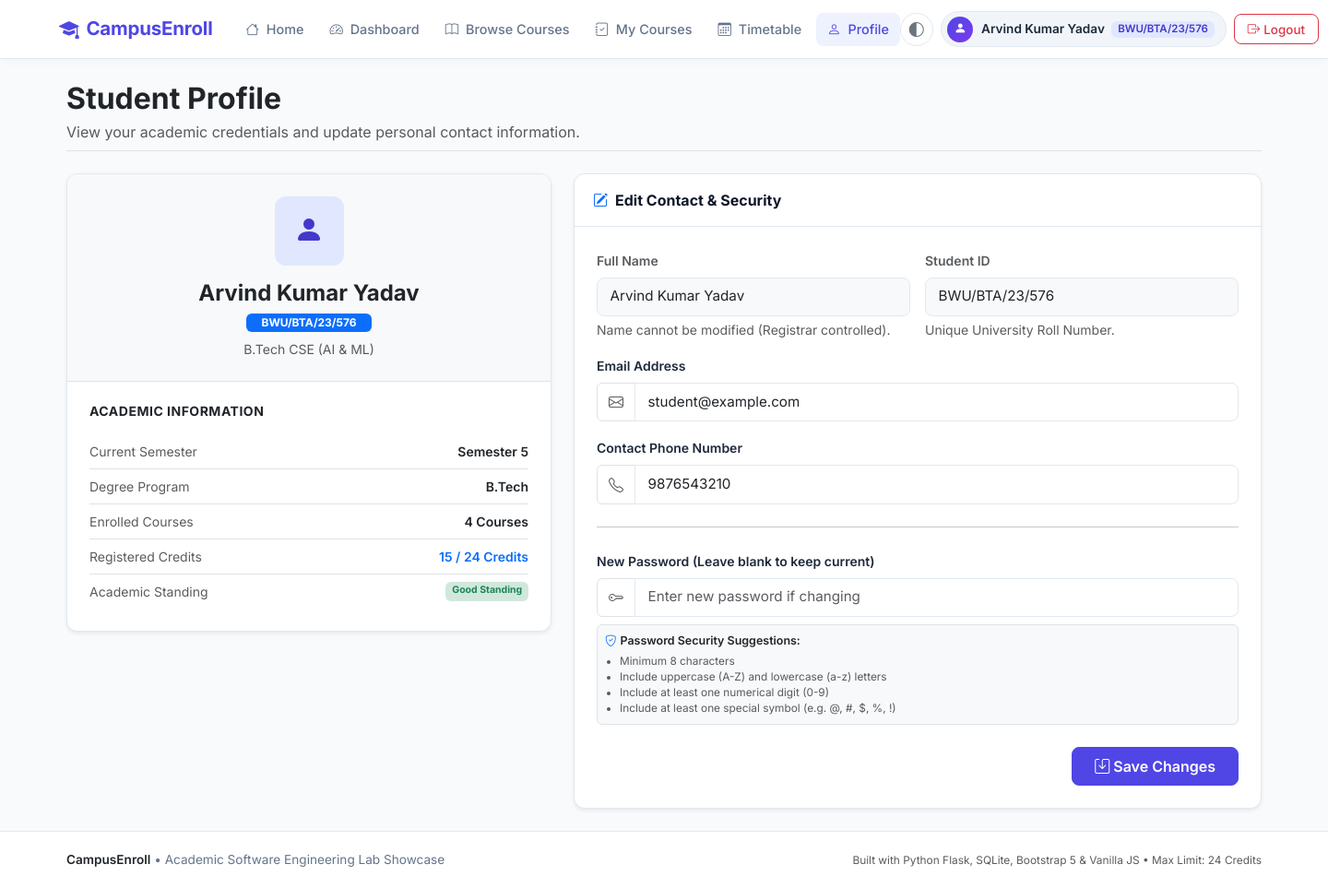
Page /profile (signed in) on the committed database.
### tables this page shows
CREATE TABLE students (
    id INTEGER PRIMARY KEY AUTOINCREMENT,
    student_id TEXT UNIQUE NOT NULL,
    name TEXT NOT NULL,
    email TEXT UNIQUE NOT NULL,
    password TEXT NOT NULL,
    department TEXT NOT NULL,
    semester INTEGER NOT NULL,
    phone TEXT
);

### app.py (the view, shortened to what this page needs)
@app.route('/profile', methods=['GET', 'POST'])
@student_required
def profile():
    student_id = session['user_id']
    conn = get_db()
    student = conn.execute("SELECT * FROM students WHERE id = ?", (student_id,)).fetchone()
    stats = conn.execute("""
        SELECT COUNT(r.id) as course_count, COALESCE(SUM(c.credits), 0) as total_credits
        FROM registrations r
        JOIN courses c ON r.course_id = c.id
        WHERE r.student_id = ?
    """, (student_id,)).fetchone()
    conn.close()
    return render_template('profile.html', student=student, stats=stats)

### templates/profile.html (shortened to what this page needs)
{% extends 'base.html' %}
{% block content %}
<div class="mb-4 pb-2 border-bottom">
    <h2 class="fw-bold text-dark mb-1">Student Profile</h2>
    <p class="text-muted mb-0">View your academic credentials and update personal contact information.</p>
</div>
<div class="row g-4">
    <div class="col-lg-5">
        <div class="app-card shadow-sm mb-4">
            <div class="p-4 text-center border-bottom bg-light">
                <div class="stat-icon stat-icon-indigo mx-auto mb-3" style="width: 75px; height: 75px; font-size: 2rem;">
                    <i class="bi bi-person-fill"></i>
                </div>
                <h4 class="fw-bold text-dark mb-1">{{ student.name }}</h4>
                <div class="badge bg-primary px-3 py-1 mb-2">{{ student.student_id }}</div>
                <div class="text-muted small">{{ student.department }}</div>
            </div>
            <div class="p-4">
                <h6 class="fw-bold text-dark mb-3 text-uppercase small" style="letter-spacing: 0.5px;">Academic Information</h6>
                <ul class="list-group list-group-flush small">
                    <li class="list-group-item d-flex justify-content-between px-0 py-2">
                        <span class="text-muted">Current Semester</span>
                        <span class="fw-semibold">Semester {{ student.semester }}</span>
                    </li>
                    <li class="list-group-item d-flex justify-content-between px-0 py-2">
                        <span class="text-muted">Degree Program</span>
                        <span class="fw-semibold">B.Tech</span>
                    </li>
                    <li class="list-group-item d-flex justify-content-between px-0 py-2">
                        <span class="text-muted">Enrolled Courses</span>
                        <span class="fw-semibold">{{ stats.course_count }} Courses</span>
                    </li>
                    <li class="list-group-item d-flex justify-content-between px-0 py-2">
                        <span class="text-muted">Registered Credits</span>
                        <span class="fw-semibold text-primary">{{ stats.total_credits }} / {{ MAX_CREDIT_LIMIT }} Credits</span>
                    </li>
                    <li class="list-group-item d-flex justify-content-between px-0 py-2">
                        <span class="text-muted">Academic Standing</span>
                        <span class="badge bg-success-subtle text-success">Good Standing</span>
                    </li>
                </ul>
            </div>
        </div>
    </div>
    <div class="col-lg-7">
        <div class="app-card shadow-sm">
            <div class="card-header-clean">
                <span class="fw-bold"><i class="bi bi-pencil-square text-primary me-2"></i>Edit Contact &amp; Security</span>
            </div>
            <div class="p-4">
                <form method="POST" action="{{ url_for('profile') }}">
                    <div class="row g-3 mb-3">
                        <div class="col-sm-6">
                            <label class="form-label small fw-semibold text-muted">Full Name</label>
                            <input type="text" class="form-control bg-light" value="{{ student.name }}" disabled>
                            <div class="form-text">Name cannot be modified (Registrar controlled).</div>
                        </div>
                        <div class="col-sm-6">
                            <label class="form-label small fw-semibold text-muted">Student ID</label>
                            <input type="text" class="form-control bg-light" value="{{ student.student_id }}" disabled>
                            <div class="form-text">Unique University Roll Number.</div>
                        </div>
                    </div>
                    <div class="mb-3">
                        <label for="email" class="form-label small fw-semibold">Email Address</label>
                        <div class="input-group">
                            <span class="input-group-text bg-white text-muted"><i class="bi bi-envelope"></i></span>
                            <input type="email" class="form-control" id="email" name="email" value="{{ student.email }}" required>
                        </div>
                    </div>
                    <div class="mb-3">
                        <label for="phone" class="form-label small fw-semibold">Contact Phone Number</label>
                        <div class="input-group">
                            <span class="input-group-text bg-white text-muted"><i class="bi bi-telephone"></i></span>
                            <input type="text" class="form-control" id="phone" name="phone" value="{{ student.phone or '' }}" placeholder="Enter 10-digit mobile number">
                        </div>
                    </div>
                    <hr class="my-4">
                    <div class="mb-4">
                        <label for="password" class="form-label small fw-semibold">New Password (Leave blank to keep current)</label>
                        <div class="input-group">
                            <span class="input-group-text bg-white text-muted"><i class="bi bi-key"></i></span>
                            <input type="password" class="form-control" id="password" name="password" placeholder="Enter new password if changing">
                        </div>
                        <div class="password-suggestions mt-2 p-2 rounded bg-light border small text-muted">
                            <div class="fw-semibold text-dark mb-1" style="font-size: 0.78rem;">
                                <i class="bi bi-shield-check text-primary me-1"></i>Password Security Suggestions:
                            </div>
                            <ul class="mb-0 ps-3" style="font-size: 0.74rem; line-height: 1.45;">
                                <li>Minimum 8 characters</li>
                                <li>Include uppercase (A-Z) and lowercase (a-z) letters</li>
                                <li>Include at least one numerical digit (0-9)</li>
                                <li>Include at least one special symbol (e.g. @, #, $, %, !)</li>
                            </ul>
                        </div>
                    </div>
                    <div class="d-flex justify-content-end">
                        <button type="submit" class="btn btn-primary px-4 fw-semibold">
                            <i class="bi bi-save me-1"></i> Save Changes
                        </button>
                    </div>
                </form>
            </div>
        </div>
    </div>
</div>
{% endblock %}

### templates/base.html (shortened to what this page needs)
<!DOCTYPE html>
<html lang="en">
<head>
    <link href="https://cdn.jsdelivr.net/npm/bootstrap@5.3.3/dist/css/bootstrap.min.css" rel="stylesheet">
    <link href="https://cdn.jsdelivr.net/npm/bootstrap-icons@1.11.3/font/bootstrap-icons.min.css" rel="stylesheet">
    <link rel="stylesheet" href="{{ url_for('static', filename='css/style.css') }}">
</head>
<body>
    <nav class="navbar navbar-expand-lg navbar-custom sticky-top">
        <div class="container-fluid px-3 px-md-4 px-xl-5">
            <a class="navbar-brand me-3 me-xl-4" href="{{ url_for('index') }}">
                <i class="bi bi-mortarboard-fill"></i>
                <span>CampusEnroll</span>
            </a>
            <div class="collapse navbar-collapse" id="navbarContent">
                <ul class="navbar-nav me-auto mb-2 mb-lg-0 gap-1">
                    <li class="nav-item">
                        <a class="nav-link {% if request.endpoint == 'index' %}active{% endif %}" href="{{ url_for('index') }}">
                            <i class="bi bi-house me-1"></i> Home
                        </a>
                    </li>
                    {% if current_user.is_logged_in and current_user.role == 'student' %}
                        <li class="nav-item">
                            <a class="nav-link {% if request.endpoint == 'dashboard' %}active{% endif %}" href="{{ url_for('dashboard') }}">
                                <i class="bi bi-speedometer2 me-1"></i> Dashboard
                            </a>
                        </li>
                        <li class="nav-item">
                            <a class="nav-link {% if request.endpoint == 'browse_courses' %}active{% endif %}" href="{{ url_for('browse_courses') }}">
                                <i class="bi bi-book me-1"></i> Browse Courses
                            </a>
                        </li>
                        <li class="nav-item">
                            <a class="nav-link {% if request.endpoint == 'my_courses' %}active{% endif %}" href="{{ url_for('my_courses') }}">
                                <i class="bi bi-journal-check me-1"></i> My Courses
                            </a>
                        </li>
                        <li class="nav-item">
                            <a class="nav-link {% if request.endpoint == 'timetable' %}active{% endif %}" href="{{ url_for('timetable') }}">
                                <i class="bi bi-calendar3 me-1"></i> Timetable
                            </a>
                        </li>
                        <li class="nav-item">
                            <a class="nav-link {% if request.endpoint == 'profile' %}active{% endif %}" href="{{ url_for('profile') }}">
                                <i class="bi bi-person me-1"></i> Profile
                            </a>
                        </li>
                    {% endif %}
                </ul>
                <div class="nav-actions d-flex align-items-center gap-2 mt-3 mt-lg-0">
                    <div class="dropdown">
                        <button class="btn btn-theme-toggle"
                                type="button" id="themeDropdown" data-bs-toggle="dropdown" aria-expanded="false" title="Switch Theme Mode">
                            <i class="bi bi-circle-half" id="themeActiveIcon"></i>
                        </button>
                    </div>
                    {% if current_user.is_logged_in %}
                        <div class="user-pill d-none d-lg-flex align-items-center">
                            <div class="user-pill-avatar">
                                <i class="bi bi-person-fill"></i>
                            </div>
                            <div class="user-pill-info">
                                <span class="user-pill-name">{{ current_user.name }}</span>
                                <span class="user-pill-role badge {% if current_user.role == 'student' %}badge-pill-student{% else %}badge-pill-admin{% endif %}">
                                    {{ current_user.student_id if current_user.role == 'student' else 'Admin' }}
                                </span>
                            </div>
                        </div>
                        <a href="{{ url_for('logout') }}" class="btn btn-outline-danger btn-sm nav-btn-logout">
                            <i class="bi bi-box-arrow-right me-1"></i> Logout
                        </a>
                    {% endif %}
                </div>
            </div>
        </div>
    </nav>
    <main class="container my-3 my-md-4 flex-grow-1">
        {% if content_error %}
            <div class="text-center py-5">
                <h1 class="display-4 text-danger fw-bold">{{ content_error }}</h1>
                <p class="lead text-muted">The requested page could not be found or an error occurred.</p>
                <a href="{{ url_for('index') }}" class="btn btn-primary mt-3">Return to Home</a>
            </div>
        {% else %}
            {% block content %}{% endblock %}
        {% endif %}
    </main>
    <footer>
        <div class="container text-center">
            <div class="row align-items-center gy-2">
                <div class="col-md-6 text-md-start">
                    <span class="fw-semibold text-dark">CampusEnroll</span> &bull; Academic Software Engineering Lab Showcase
                </div>
                <div class="col-md-6 text-md-end text-muted small">
                    Built with Python Flask, SQLite, Bootstrap 5 &amp; Vanilla JS &bull; Max Limit: {{ MAX_CREDIT_LIMIT }} Credits
                </div>
            </div>
        </div>
    </footer>
</body>
</html>

### rows in the picture
students: name "Arvind Kumar Yadav", student "BWU/BTA/23/576", student_id "BWU/BTA/23/576", department "B.Tech CSE (AI & ML)", semester "5", email "student@example.com", phone "9876543210"

### other values in the picture
{{ stats.course_count }} "4"
{{ stats.total_credits }} "15"
{{ MAX_CREDIT_LIMIT }} "24"
